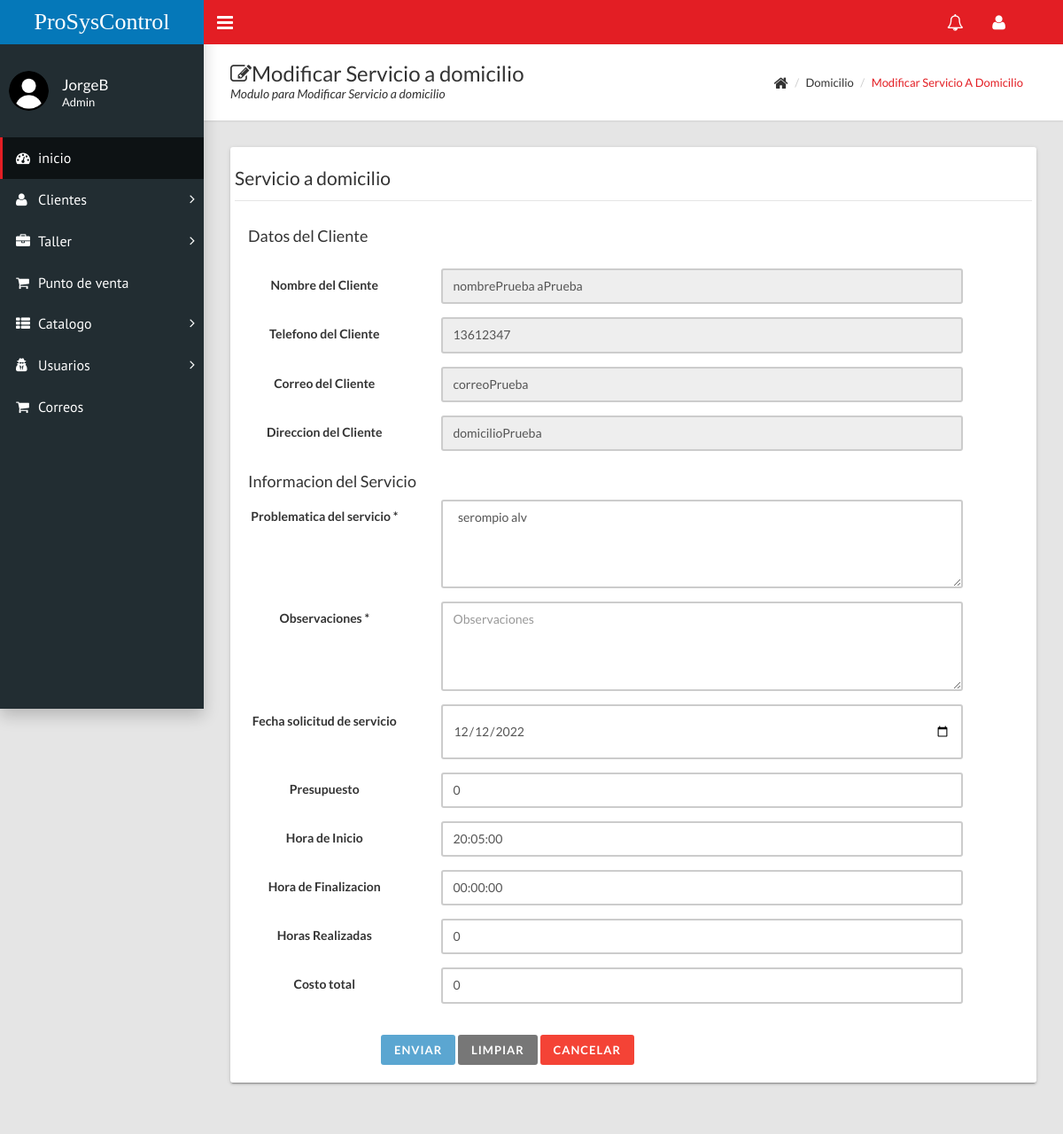
Screenshot of /home.php?c=domicilio&a=FormModificar&id=6 (signed in) with the database file from the repository.
### tables this page shows
CREATE TABLE `clientes` (
  `idClientes` int(11) NOT NULL,
  `rfc` varchar(20) NOT NULL,
  `nombreCliente` varchar(50) NOT NULL,
  `apellidosC` varchar(50) NOT NULL,
  `nombreEmpresa` varchar(70) NOT NULL,
  `telefono` varchar(10) NOT NULL,
  `email` varchar(70) NOT NULL,
  `domicilio` varchar(150) NOT NULL
);

CREATE TABLE `domicilio` (
  `id` int(11) NOT NULL,
  `id_Cliente` int(11) NOT NULL,
  `problematica` varchar(200) NOT NULL,
  `observaciones` varchar(200) NOT NULL,
  `fechaProgramada` date NOT NULL,
  `presupuesto` float NOT NULL,
  `costoTotal` float NOT NULL,
  `horaInicio` time NOT NULL,
  `horaFinal` time NOT NULL,
  `horasRealizadas` int(11) NOT NULL
);

### controladores/domicilio.controlador.php (called while the page is built, shortened)
<?php
require_once "modelos/domicilio.php";
class DomicilioControlador{
    private $modelo;
    public function __CONSTRUCT(){
        $this->modelo = new Domicilio;
    }
    public function FormModificar(){
        $domicilioSQL = new Domicilio();
        $titulo = "Modificar";
        if(isset($_GET['id'])){
            $domicilioSQL=$this->modelo->Obtener($_GET['id']);
            $titulo = "Modificar";
        }
        require_once "vistas/encabezado.php";
        require_once "vistas/domicilio/modificar_Domicilio.php";
        require_once "vistas/pie.php";
    }
}

### modelos/database.php (called while the page is built, shortened)
<?php
class Database{
    public static function Conectar(){
        try{
            $conexion = new PDO("mysql:host=".self::servidor.";dbname=".self::nombrebd.";charset=utf8", self::usuariobd,
            self::clave);
            $conexion -> setAttribute(PDO::ATTR_ERRMODE, PDO::ERRMODE_EXCEPTION);
            return $conexion;
        }catch(PDOException $e){
            return "Fallo " .$e->getMessage();
        }
    }
}

### modelos/domicilio.php (called while the page is built, shortened)
<?php
class Domicilio{
    private $pdo;
    private $id_Cliente;
    private $problematica;
    private $fechaProgramada;
    private $presupuesto;
    private $costoTotal;
    private $horaInicio;
    private $horaFinal;
    private $horasRealizadas;
    public function __CONSTRUCT(){
        $this->pdo = Database::Conectar();
    }
    public function getIdCliente() : ?int{
        return $this->id_Cliente;
    }
    public function setIdCliente(int $id_Cliente){
        $this->id_Cliente = $id_Cliente;
    }
    public function getProblematica() : ?string{
        return $this->problematica;
    }
    public function setProblematica(string $problematica){
        $this->problematica = $problematica;
    }
    public function getFechaProgramada() : ?string{
        return $this->fechaProgramada;
    }
    public function setFechaProgramada(string $fechaProgramada){
        $this->fechaProgramada = $fechaProgramada;
    }
    public function getPresupuesto() : ?float{
        return $this->presupuesto;
    }
    public function setPresupuesto(float $presupuesto){
        $this->presupuesto = $presupuesto;
    }
    public function getCostoTotal() : ?float{
        return $this->costoTotal;
    }
    public function setCostoTotal(float $costoTotal){
        $this->costoTotal = $costoTotal;
    }
    public function getHoraInicio() : ?string{
        return $this->horaInicio;
    }
    public function setHoraInicio(string $horaInicio){
        $this->horaInicio = $horaInicio;
    }
    public function getHoraFinal() : ?string{
        return $this->horaFinal;
    }
    public function setHoraFinal(string $horaFinal){
        $this->horaFinal = $horaFinal;
    }
    public function getTotalHoras() : ?float{
        return $this->horasRealizadas;
    }
    public function setTotalHoras(float $horasRealizadas){
        $this->horasRealizadas = $horasRealizadas;
    }
    public function buscarCliente($nombre){
        try{
            $consulta = $this->pdo->prepare("SELECT nombreCliente,apellidosC,telefono,email,domicilio FROM `clientes`WHERE idClientes =?;");
            $consulta->execute(array($nombre));
            return $consulta->fetchAll(PDO::FETCH_OBJ);
        }catch(Exception $excepcion){
            die($excepcion->getMessage());
        }
    }
    public function Obtener($nombre){
        try{
            $consulta = $this ->pdo ->prepare("SELECT * FROM domicilio WHERE id=?;");
            $consulta->execute(array($nombre));
            $reDomicilio=$consulta->fetch(PDO::FETCH_OBJ);
            $domicilioSQL=new Domicilio();
            $domicilioSQL->setId($reDomicilio->id);
            $domicilioSQL->setIdCliente($reDomicilio->id_Cliente);
            $domicilioSQL->setProblematica($reDomicilio->problematica);
            $domicilioSQL->setObservaciones($reDomicilio->observaciones);
            $domicilioSQL->setFechaProgramada($reDomicilio->fechaProgramada);
            $domicilioSQL->setPresupuesto($reDomicilio->presupuesto);
            $domicilioSQL->setCostoTotal($reDomicilio->costoTotal);
            $domicilioSQL->setHoraInicio($reDomicilio->horaInicio);
            $domicilioSQL->setHoraFinal($reDomicilio->horaFinal);
            $domicilioSQL->setTotalHoras($reDomicilio->horasRealizadas);
            return $domicilioSQL;
        }catch(Exception $excepcion){
            die($excepcion->getMessage());
        }
    }
}

### vistas/domicilio/modificar_Domicilio.php (the view, shortened to what this page needs)
<div class="content-wrapper">
  <div class="page-title">
    <div>
      <h1><i class="fa fa-edit"></i><?= $titulo ?> Servicio a domicilio</h1>
      <p>Modulo para <?= $titulo ?> Servicio a domicilio</p>
    </div>
    <div>
      <ul class="breadcrumb">
        <li><i class="fa fa-home fa-lg"></i></li>
        <li>Domicilio</li>
        <li><a href="#"><?= $titulo ?> Servicio a domicilio</a></li>
      </ul>
    </div>
  </div>
  <div class="row">
    <div class="col-md-12">
      <div class="card">
        <div class="row">
          <?php
          $idclient = $domicilioSQL->getIdCliente();
          $datoscliente = $domicilioSQL->buscarCliente($idclient);
          ?>
          <div class="well bs-component">
            <form class="form-horizontal" method="POST" action="?c=domicilio&a=Guardar">
              <fieldset>
                <legend>Servicio a domicilio</legend>
                <div class="col-lg-10">
                  <h4>Datos del Cliente</h4>
                </div>
                <div class="form-group">
                  <div class="col-lg-10">
                  </div>
                </div>
                <?php foreach ($datoscliente as $campo) : ?>
                  <div class="form-group">
                    <label class="control-label col-md-3">Nombre del Cliente</label>
                    <div class="col-md-8">
                      <input class="form-control" type="text" placeholder="Nombre del cliente" value="<?= $campo->nombreCliente, " ", $campo->apellidosC ?>" disabled>
                    </div>
                  </div>
                  <div class="form-group">
                    <label class="control-label col-md-3">Telefono del Cliente</label>
                    <div class="col-md-8">
                      <input class="form-control" type="text" placeholder="Telefono del cliente" value="<?= $campo->telefono ?>" disabled>
                    </div>
                  </div>
                  <div class="form-group">
                    <label class="control-label col-md-3">Correo del Cliente</label>
                    <div class="col-md-8">
                      <input class="form-control" type="text" placeholder="Correo del cliente" value="<?= $campo->email ?>" disabled>
                    </div>
                  </div>
                  <div class="form-group">
                    <label class="control-label col-md-3">Direccion del Cliente</label>
                    <div class="col-md-8">
                      <input class="form-control" type="text" placeholder="Domicilio del cliente" value="<?= $campo->domicilio ?>" disabled>
                    </div>
                  </div>
                <?php endforeach; ?>
                <div class="col-lg-10">
                  <h4>Informacion del Servicio</h4>
                </div>
                <div class="form-group">
                  <label class="control-label col-md-3" for="Problematica">Problematica del servicio *</label>
                  <div class="col-md-8">
                    <textarea class="form-control" name="problematica" rows="4" id="problematica" placeholder="Problematica para el servicio" onkeyup="mayus(this); handleSubmit();">  <?= $domicilioSQL->getProblematica() ?></textarea>
                  </div>
                </div>
                <div class="form-group">
                  <label class="control-label col-md-3" for="Observaciones">Observaciones *</label>
                  <div class="col-md-8">
                    <textarea class="form-control" name="observaciones" rows="4" id="observaciones" placeholder="Observaciones" onkeyup="mayus(this); handleSubmit();"><?= $domicilioSQL->getObservaciones() ?></textarea>
                  </div>
                </div>
                <div class="form-group">
                  <label class="control-label col-md-3" for="FechaProgramada">Fecha solicitud de servicio</label>
                  <div class="col-md-8">
                    <input class="form-control" name="fechaProgramada" type="date" max="2030-01-01" placeholder="Fecha de solicitud de servicio" value="<?= $domicilioSQL->getFechaProgramada() ?>" onkeyup="handleSubmit()">
                  </div>
                </div>
                <div class="form-group">
                  <label class="control-label col-md-3" for="Presupuesto">Presupuesto</label>
                  <div class="col-md-8">
                    <input class="form-control" name="presupuesto" id="presupuesto" type="text" placeholder="Presupuesto" value="<?= $domicilioSQL->getPresupuesto() ?>" onkeyup="handleSubmit()"
                    onkeypress="return ((event.charCode >= 48 && event.charCode <= 57))">
                  </div>
                </div>
                <div class="form-group">
                  <label class="control-label col-md-3" for="HoraInicio">Hora de Inicio</label>
                  <div class="col-md-8">
                    <input class="form-control" name="horaInicio" id="horaInicio" type="text" placeholder="Hora de inicio del servicio" value="<?= $domicilioSQL->getHoraInicio() ?>" onchange="handleSubmit()"
                    maxlength="8" onkeypress="return ((event.charCode >= 48 && event.charCode <= 57) || (event.charCode == 58))">
                  </div>
                </div>
                <div class="form-group">
                  <label class="control-label col-md-3" for="HoraFinal">Hora de Finalizacion</label>
                  <div class="col-md-8">
                    <input class="form-control" name="horaFinal" id="horaFinal" type="text" placeholder="Hora de terminacion del servicio" value="<?= $domicilioSQL->getHoraFinal() ?>" onchange="handleSubmit()"
                    maxlength="8" onkeypress="return ((event.charCode >= 48 && event.charCode <= 57) || (event.charCode == 58))">
                  </div>
                </div>
                <div class="form-group">
                  <label class="control-label col-md-3" for="HorasRealizadas">Horas Realizadas</label>
                  <div class="col-md-8">
                    <input class="form-control" name="horasRealizadas" id="horasRealizadas" type="text" placeholder="Hora realizadas en el servicio" value="<?= $domicilioSQL->getTotalHoras() ?>" onchange="handleSubmit()"
                    onkeypress="return ((event.charCode >= 48 && event.charCode <= 57))" >
                  </div>
                </div>
                <div class="form-group">
                  <label class="control-label col-md-3" for="CostoTotal">Costo total</label>
                  <div class="col-md-8">
                    <input class="form-control" name="costoTotal" id="costoTotal" type="text" placeholder="Costo total" value="<?= $domicilioSQL->getCostoTotal() ?>" onchange="handleSubmit()" >
                  </div>
                </div>
                <div class="col-lg-10 col-lg-offset-2">
                  <button class="btn btn-primary" type="submit" id="submitButton" disabled>Enviar</button>
                  <button class="btn btn-default" type="reset" onclick="handleBloquearSubmit()">Limpiar</button>
                  <button class="btn btn-danger" type="button" onclick="handleCancelar()">Cancelar</button>
                </div>
          </div>
        </div>
      </div>
    </div>
  </div>

### rows the page displays
clientes: nombreCliente+apellidosC "nombrePrueba aPrueba", telefono "13612347", email "correoPrueba", domicilio "domicilioPrueba"
domicilio: problematica "serompio alv", fechaProgramada "12/12/2022", presupuesto "0", horaInicio "20:05:00", horaFinal "00:00:00", horasRealizadas "0", costoTotal "0"

### other values shown
$usuario "JorgeB"
$_SESSION['tipoUsuario'] "Admin"
$titulo "Modificar"
